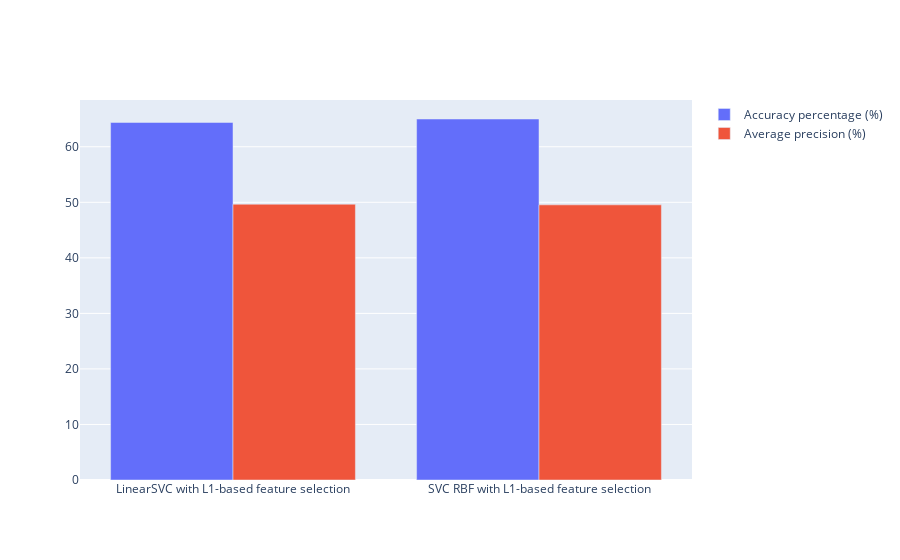

Notebook code for this chart:
### Code cell
tuned_names, tuned_fp, tuned_tp = bar_plot(tuned_result)

### Figure 1 — Plotly figure (JSON) as saved in the notebook; plotly's stock layout.template omitted (floating-point values rounded to 4 significant figures)
{"data": [{"name": "Accuracy percentage (%)", "type": "bar", "x": ["LinearSVC with L1-based feature selection", "SVC RBF with L1-based feature selection"], "y": [64.38, 65.0]}, {"name": "Average precision (%)", "type": "bar", "x": ["LinearSVC with L1-based feature selection", "SVC RBF with L1-based feature selection"], "y": [49.66, 49.54]}], "layout": {"barmode": "group"}}
